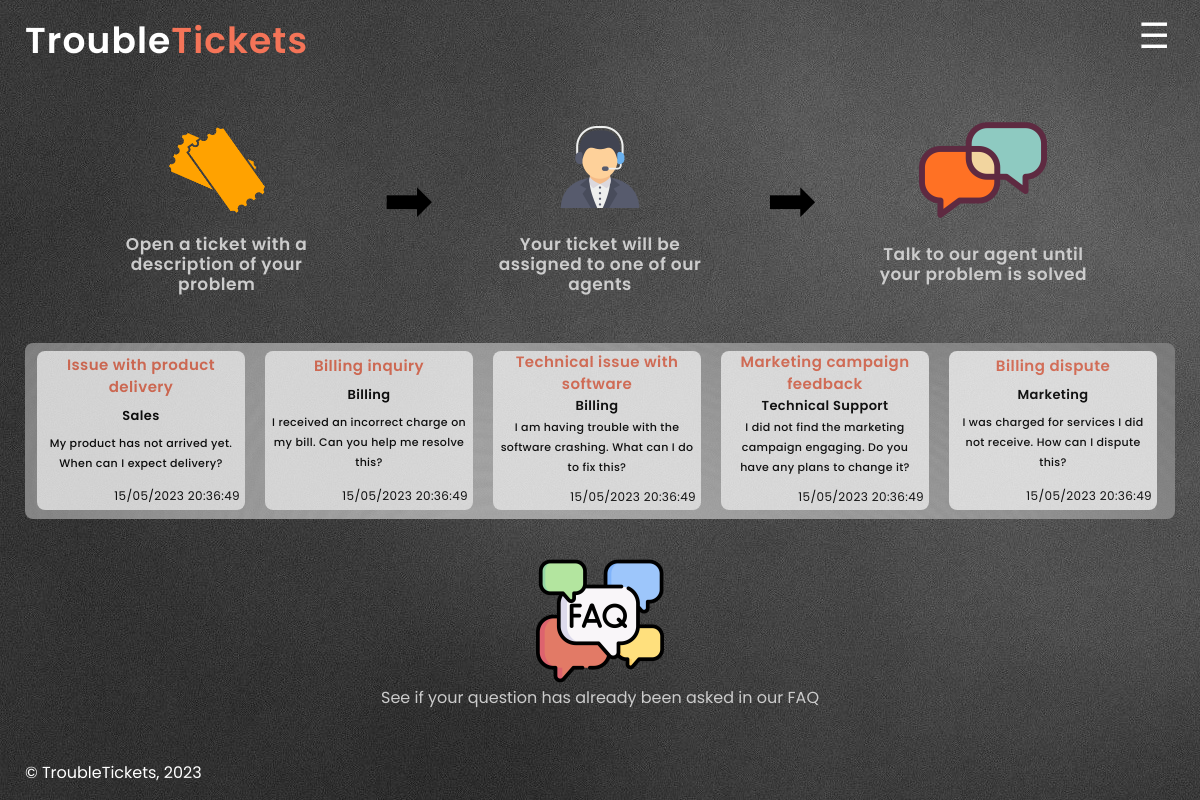
The app's page /pages/index.php, older data.
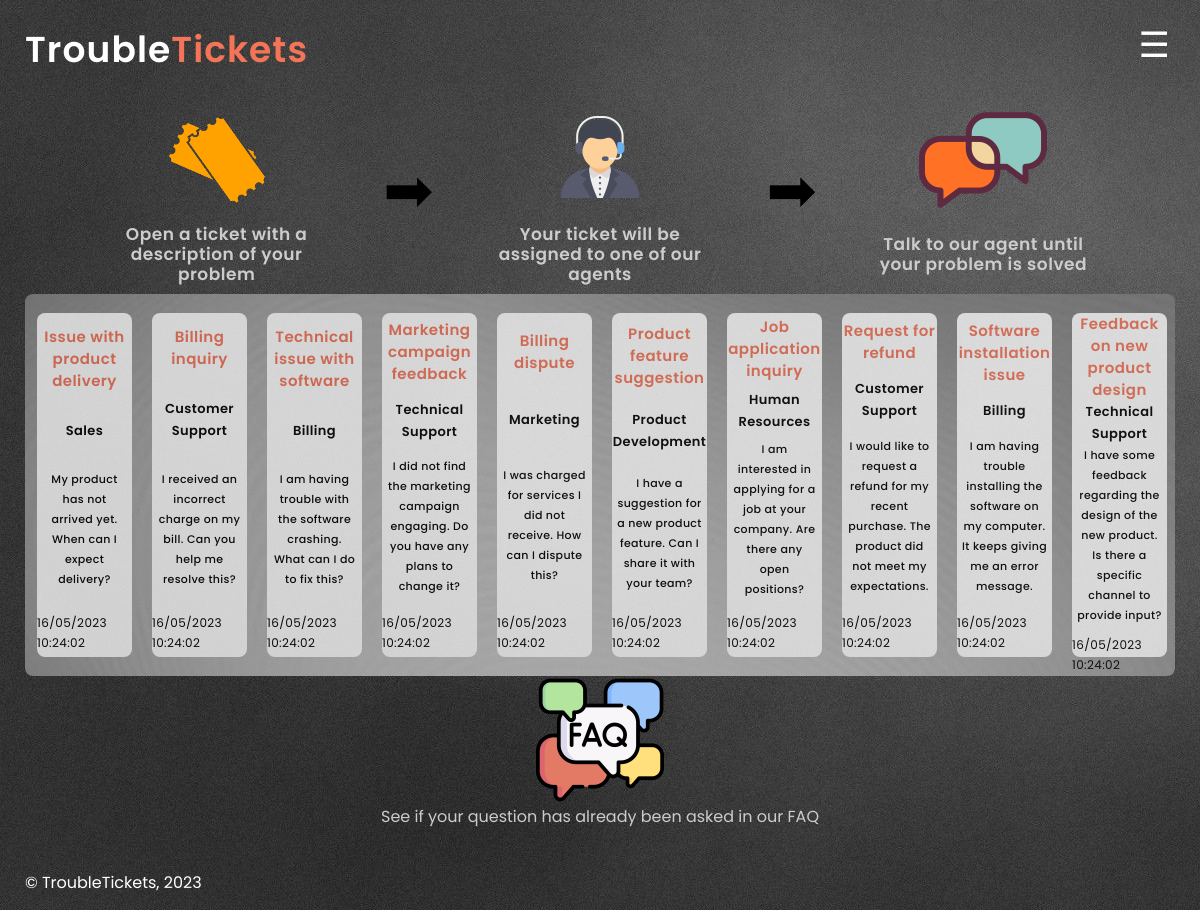
The same page, newer data.
### tables this page shows
CREATE TABLE TICKETS (
ticket_id INTEGER PRIMARY KEY AUTOINCREMENT,
agent_id INTEGER,
client_id INTEGER NOT NULL,
department_id INTEGER NOT NULL,
status VARCHAR(255) CHECK( status IN ('Open','Closed','Not Assigned') ) NOT NULL,
title VARCHAR(255) NOT NULL,
FOREIGN KEY(department_id) REFERENCES DEPARTMENTS(department_id),
FOREIGN KEY(client_id) REFERENCES CLIENTS(client_id),
FOREIGN KEY(agent_id) REFERENCES AGENTS(agent_id)
);

CREATE TABLE DEPARTMENTS (
department_id INTEGER PRIMARY KEY AUTOINCREMENT,
department_name VARCHAR(255) NOT NULL
);

CREATE TABLE MESSAGES (
message_id INTEGER PRIMARY KEY AUTOINCREMENT,
ticket_id INTEGER NOT NULL,
message_content VARCHAR(255) NOT NULL,
date_created TIMESTAMP DEFAULT CURRENT_TIMESTAMP NOT NULL,
client_id INTEGER NOT NULL,
FOREIGN KEY(ticket_id) REFERENCES TICKETS(ticket_id),
FOREIGN KEY(client_id) REFERENCES CLIENTS(client_id)
);

### pages/index.php (called while the page is built, shortened)
<?php declare(strict_types=1);
require_once(__DIR__ . '/../templates/normal.php');
require_once(__DIR__ . '/../templates/main_template.php');
$session = new Session();
output_header($session);
output_main_page($session);
output_footer();
?>

### database/ticket.class.php (called while the page is built, shortened)
<?php
class Ticket
{
    public function __construct(int $id, ?int $agent_id, int $client_id, int $department_id, string $status, string $title)
    {
        $this->id = $id;
        $this->department_id = $department_id;
        $this->title = $title;
    }
    static function getTickets(PDO $db, int $count): array
    {
        $stmt = $db->prepare('SELECT ticket_id, agent_id, client_id, department_id, status, title FROM TICKETS LIMIT ?');
        $stmt->execute(array($count));
        $tickets = array();
        while ($ticket = $stmt->fetch()) {
            $tickets[] = new Ticket(
                $ticket['ticket_id'],
                $ticket['agent_id'] ?? null,
                $ticket['client_id'],
                $ticket['department_id'],
                $ticket['status'],
                $ticket['title']
            );
        }
        return $tickets;
    }
}

### database/department.class.php (called while the page is built, shortened)
<?php
class Department
{
    public function __construct(int $id, string $name)
    {
        $this->name = (string) $name;
    }
    static function getDepartmentById(PDO $db, int $id): ?Department
    {
        $stmt = $db->prepare('SELECT department_id, department_name FROM DEPARTMENTS WHERE department_id = ?');
        $stmt->execute(array($id));
        $department = $stmt->fetch();
        if ($department) {
            return new Department(
                intval($department['department_id']),
                $department['department_name']
            );
        } else {
            return null;
        }
    }
}
?>

### database/messages.class.php (called while the page is built, shortened)
<?php
class Message
{
    public function __construct(int $id, int $ticket_id, int $client_id, string $message, DateTime $date_created)
    {
        $this->ticket_id = $ticket_id;
        $this->message = $message;
        $this->date_created = $date_created;
    }
    static function getMessages(PDO $db, int $count): array
    {
        $stmt = $db->prepare(
            'SELECT message_id, ticket_id, client_id, message_content, date_created FROM MESSAGES LIMIT ?'
        );
        $stmt->execute(array($count));
        $messages = array();
        while ($message = $stmt->fetch()) {
            $messages[] = new Message(
                $message['message_id'],
                $message['ticket_id'],
                $message['client_id'],
                $message['message_content'],
                new DateTime($message['date_created']),
            );
        }
        return $messages;
    }
}
?>

### templates/main_template.php (the view, shortened to what this page needs)
<?php
function output_main_page(Session $session)
{ ?>
    <?php
    require_once(__DIR__ . '/../database/connection.db.php');
    require_once(__DIR__ . '/../database/ticket.class.php');
    require_once(__DIR__ . '/../database/messages.class.php');
    require_once(__DIR__ . '/../database/department.class.php');
    $db = getDataBaseConnection();
    $recentTickets = Ticket::getTickets($db, 10);
    $messages = Message::getMessages($db, 10);
    $message_to_use = new Message(0, 0, 0, '0', new DateTime());
    ?>
    <section id='main-page' class='main-page'>
        <div class='steps'>
            <div class='step'>
                <a href='/pages/newTicket.php'>
                    <img src='/images/ticket.png' alt='ticket image'></a>
                <p>Open a ticket with a description of your problem</p>
            </div>
            <span class='arrow'></span>
            <div class='step'>
                <img src='/images/agent.png' alt='assigned image'>
                <p>Your ticket will be assigned to one of our agents</p>
            </div>
            <span class='arrow'></span>
            <div class='step'>
                <img src='/images/chat.png' alt='chat image'>
                <p>Talk to our agent until your problem is solved</p>
            </div>
        </div>
        <div class="tickets">
            <?php
            foreach ($recentTickets as $ticket) { ?>
                <a href="../pages/message.php?id=<?= urlencode(strval($ticket->id)) ?>" class='ticket'>
                    <h4><?php echo $ticket->title
                        ?> </h4>
                    <h5><?php echo Department::getDepartmentById($db, $ticket->department_id)->name; ?></h5>
                    <?php foreach ($messages as $message) {
                        if ($message->ticket_id == $ticket->id) { ?>
                            <p> <?php echo substr($message->message, 0, 200);
                                $message_to_use = $message; ?></p>
                    <?php break;
                        }
                    } ?>
                    <h6><?php echo  $message_to_use->date_created->format('d/m/Y H:i:s') ?></h6>
                </a>
            <?php } ?>
        </div>
        <article class='faq'>
            <a href='../pages/faq.php'><img src='/images/faq.png' alt='ticket image'></a>
            <a href='../pages/faq.php'>See if your question has already been asked in our FAQ</a>
        </article>
    </section>
<?php
}
?>

### templates/normal.php (shortened to what this page needs)
<?php
function output_header(Session $session)
{ ?>
  <!DOCTYPE html>
  <html lang="en-US">
  <head>
    <link href="../css/style.css" rel="stylesheet">
    <link href="../css/text.css" rel="stylesheet">
    <link href="../css/layout.css" rel="stylesheet">
    <link href="../css/responsive.css" rel="stylesheet">
  </head>
  <body>
    <header>
      <h1><a href="../pages/index.php">Trouble</a><a href="../pages/index.php">Tickets</a></h1>
    </header>
    <label class="sidebar" for="sidebar"></label>
  <?php } ?>
  <?php
  function output_footer()
  { ?>
    <footer>
      <p>&copy; TroubleTickets, 2023</p>
    </footer>
  </body>
  </html>
<?php } ?>

### css/style.css (style rules this page uses)
* { max-width: 100%; max-height: 100%; }
html { background-image: url('/images/grey.jpg'); }
header>h1>a:first-child { color: #ffffff; }
header>h1>a:last-of-type { color: #F47458; }
a { text-decoration: none; }
.sidebar::after { content: "\2630"; color: white; font-size: 35px; }
div.tickets { background-image: url('/images/lightgrey.jpg'); background-size: cover; background-repeat: no-repeat; background-position: center center; margin-right: 25px; border-radius: 8px; }
a.ticket { background-color: #FFFFFF; }
div.step { background-size: cover; background-repeat: no-repeat; background-position: center center; border-radius: 8px; }
div.step { width: 30em; }
div.step img, article.faq img { display: flex; height: 8em; width: 8em; margin-left: auto; margin-right: auto; }
article.faq a { margin: auto; color: #cccccc; word-wrap: break-word; text-align: center; width: 75%; }
span.arrow::after { content: "\27A1"; }
span.arrow { align-self: center; font-size: 60px; padding: 10px; }
div.step p { margin: auto; color: #cccccc; word-wrap: break-word; text-align: center; width: 75%; }
label { cursor: pointer; }
section { padding-left: 25px; padding-top: 15px; }
div.tickets { border-radius: 8px; background-color: #CFCFCF; opacity: 78%; margin-right: 25px; }
a.ticket { background-color: white; border-radius: 8px; }
a.ticket h4 { margin: auto; text-align: center; color: #F47458; }
a.ticket p { margin: auto; margin-left: 5px; margin-right: 5px; ; color: black; word-wrap: break-word; text-align: center; }
a.ticket h5 { margin: auto; text-align: center; color: #000000; }
a.ticket h6 { display: flex; margin-right: 5px; margin-bottom: 4px; margin-top: 10px; color: black; word-wrap: break-word; justify-content: end; }
footer { color: white; }
a { color: inherit; }

### css/text.css (style rules this page uses)
* { font-family: 'Poppins', sans-serif; font-style: normal; }
header>h1 { font-weight: 600; font-size: 36px; line-height: 22px; letter-spacing: 0.03em; }
section p { font-weight: 600; font-size: 17px; line-height: 20px; letter-spacing: 0.03em; }
h4 { font-weight: 600; font-size: 18px; line-height: 22px; letter-spacing: 0.03em; }
a.ticket h4 { font-weight: 600; font-size: 15px; line-height: 22px; letter-spacing: 0.03em; }
a.ticket h5 { font-weight: 600; font-size: 13px; line-height: 22px; letter-spacing: 0.03em; }
a.ticket p { font-weight: 500; font-size: 11px; line-height: 20px; letter-spacing: 0.03em; }
a.ticket h6 { font-weight: 400; font-size: 12px; line-height: 20px; letter-spacing: 0.03em; }
footer { font-weight: 400; font-size: 16px; line-height: 22px; }

### css/layout.css (style rules this page uses)
body { display: grid; grid-template-columns: 75% 10% 15%; grid-template-rows: 0.7fr 1fr 1fr 5.5fr 0.8fr; max-width: 120em; min-width: 20em; margin: 0 auto; max-height: 100%; min-height: 100vh; overflow-x: hidden; overflow-y: auto; }
header { display: flex; grid-row: 1/2; }
header>h1 { display: flex; justify-content: left; align-items: end; margin-bottom: 10px; margin-left: 25px; }
input#sidebar:not(:checked)+.sidebar { display: flex; grid-column: 2/-1; grid-row: 1/2; justify-self: end; align-self: end; padding-right: 30px; }
section { display: flex; flex-direction: column; grid-column: 1/-1; grid-row: 2/5; }
section#main-page { padding-left: 0px; }
section#main-page div.steps { display: flex; flex-direction: row; margin-right: auto; margin-left: auto; justify-content: space-between; width: 90%; margin-top: auto; margin-bottom: auto; }
section#main-page div.step { display: flex; flex-direction: column; padding: 10px; }
section#main-page div.tickets { margin-top: auto; margin-bottom: auto; margin-left: 25px; }
article.faq { display: flex; flex-direction: column; margin-top: auto; margin-bottom: auto; }
article.faq a { margin-right: auto; margin-left: auto; }
div.tickets { display: flex; min-height: 10em; align-items: center; }
a.ticket { display: flex; flex-direction: column; margin: 8px; margin-left: 12px; width: 13em; height: 90%; }
footer { display: inline-flex; width: 100%; grid-row: 5/-1; grid-column: 1/2; justify-self: left; align-self: end; padding-left: 25px; }
footer p { height: 100%; display: flex; justify-content: left; align-items: flex-end; }

Row changes from the older to the newer data that the page shows:
computed for tickets "Issue with product delivery": format "15/05/2023 20:36:49" → "16/05/2023 10:24:02"
changed tickets "Billing inquiry": department.department_name "Billing" → "Customer Support"; format "15/05/2023 20:36:49" → "16/05/2023 10:24:02"
computed for tickets "Technical issue with software": format "15/05/2023 20:36:49" → "16/05/2023 10:24:02"
computed for tickets "Marketing campaign feedback": format "15/05/2023 20:36:49" → "16/05/2023 10:24:02"
computed for tickets "Billing dispute": format "15/05/2023 20:36:49" → "16/05/2023 10:24:02"
added tickets: title "Product feature suggestion", department.department_name "Product Development", format "16/05/2023 10:24:02"
now on this page (row edited): messages: message_content "I have a suggestion for a new product feature. Can I share it with your team?", shown under "Product feature suggestion"
added tickets: title "Job application inquiry", department.department_name "Human Resources", format "16/05/2023 10:24:02"
now on this page (row edited): messages: message_content "I am interested in applying for a job at your company. Are there any open positions?", shown under "Job application inquiry"
added tickets: title "Request for refund", department.department_name "Customer Support", format "16/05/2023 10:24:02"
added messages: message_content "I would like to request a refund for my recent purchase. The product did not meet my expectations.", shown under "Request for refund"
added tickets: title "Software installation issue", department.department_name "Billing", format "16/05/2023 10:24:02"
added messages: message_content "I am having trouble installing the software on my computer. It keeps giving me an error message.", shown under "Software installation issue"
added tickets: title "Feedback on new product design", department.department_name "Technical Support", format "16/05/2023 10:24:02"
added messages: message_content "I have some feedback regarding the design of the new product. Is there a specific channel to provide input?", shown under "Feedback on new product design"
